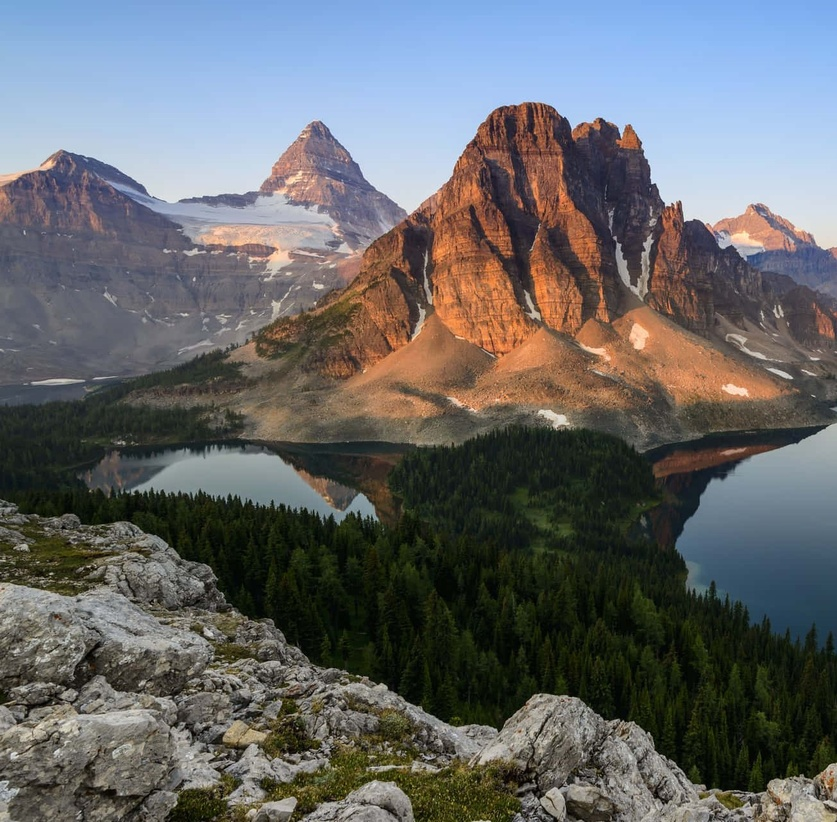
#> input picture src/task2/test_images/image2.jpg, 837 x 822 px, shrunk from 1305 x 1282 before the run, found by its file name
$ python fast.py
#> lines starting #> are read from the running program, lines starting #| are printed output that depends on the picture
import cv2
import matplotlib.pyplot as plt
import os


# [41 lines left out: functions get_incremented_filename, show_images, not called in this run]

def fast(images: list):

    assert len(images) == 2, "Error: Please provide exactly 2 images for comparison."

    # Initialize FAST detector
    fast = cv2.FastFeatureDetector_create()

    # Initiate SIFT detector and create a list to store keypoints and descriptors
    keys_n_descriptors = []
    for ind, image in enumerate(images):
        # Find the keypoints and descriptors with SIFT
        # Detect keypoints
        keypoints = fast.detect(image, None)

        keys_n_descriptors.append(keypoints)

    return keys_n_descriptors

def match_images(keys_n_descriptors: list):
    assert len(keys_n_descriptors) == 2, "Error: Please provide exactly 2 images for comparison."

    bf = cv2.BFMatcher(cv2.NORM_HAMMING, crossCheck=True)

    # Match descriptors
    # Perform matching
    descriptors = keys_n_descriptors[0][1]
    descriptors2 = keys_n_descriptors[1][1]
    matches = bf.match(descriptors, descriptors2)

    # Sort matches by distance (lower distance = better match)
    matches = sorted(matches, key=lambda x: x.distance)


    return matches

# [10 lines left out: functions draw_matches, visualize_matches, not called in this run]


if __name__ == '__main__':
    # Load images
    img1_path = os.path.join(os.getcwd(), "src/task2/test_images/image2.jpg")
    orig_image = cv2.imread(img1_path)
#> orig_image is the input picture: shape (822, 837, 3); mean B, G, R 105.1, 103.6, 101.8
    image = cv2.imread(img1_path, cv2.IMREAD_GRAYSCALE)
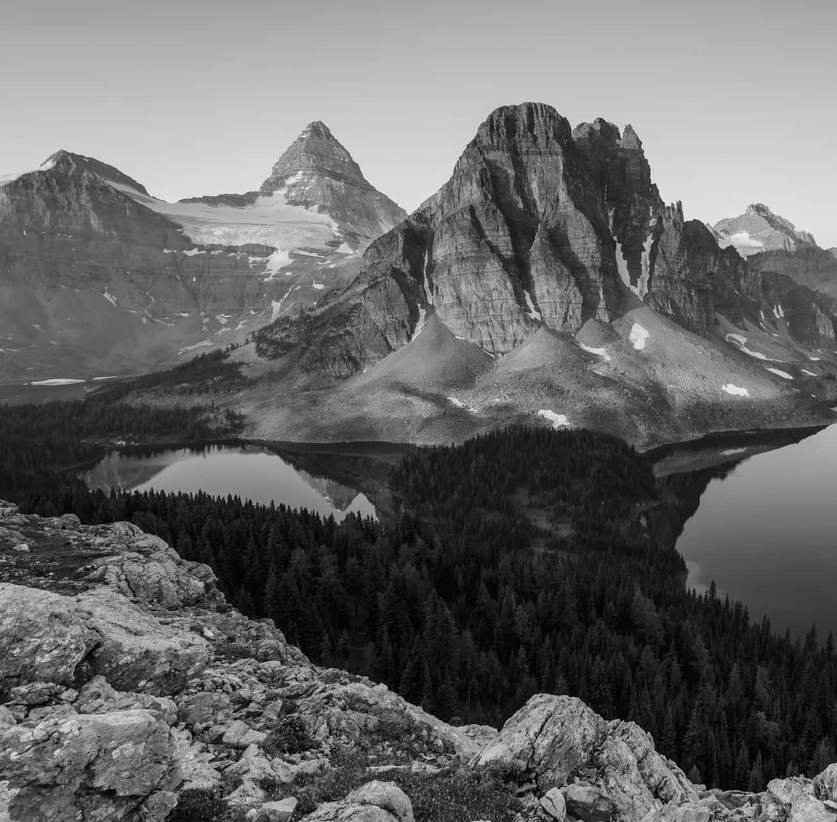
#> image: shape (822, 837); min 0, max 243, mean 103.2

    img2_path = os.path.join(os.getcwd(), "src/task2/test_images/image3.jpg")
    orig_image2 = cv2.imread(img2_path)
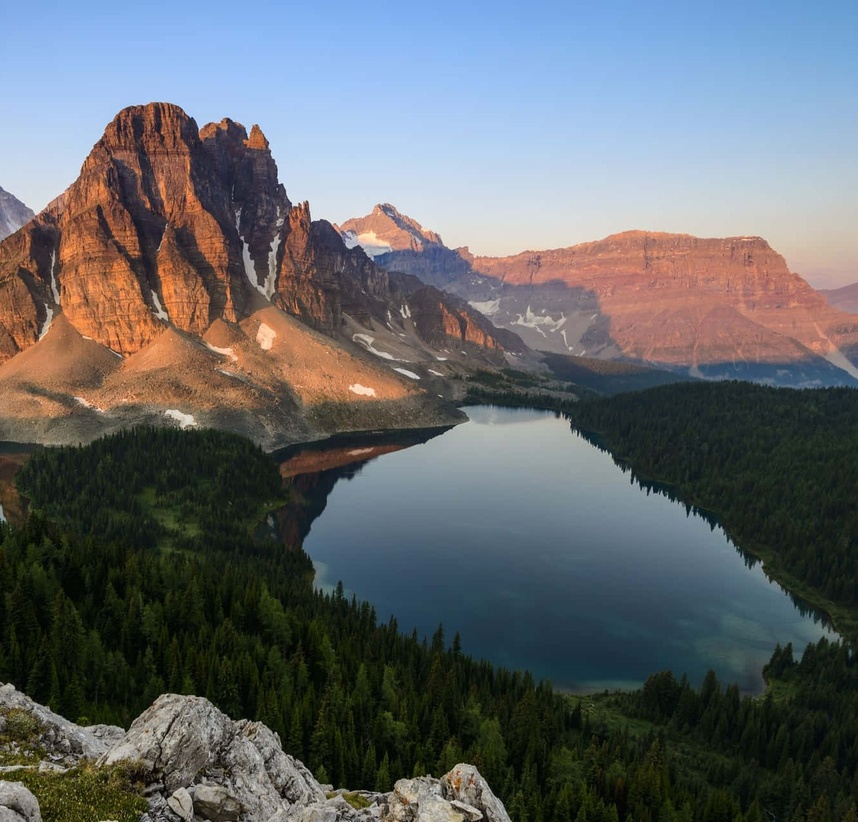
#> input picture src/task2/test_images/image3.jpg, 858 x 822 px, shrunk from 1339 x 1282 before the run, found by its file name
#> orig_image2 is the input picture: shape (822, 858, 3); mean B, G, R 106.8, 103.2, 99.1
    image2 = cv2.imread(img2_path, cv2.IMREAD_GRAYSCALE)
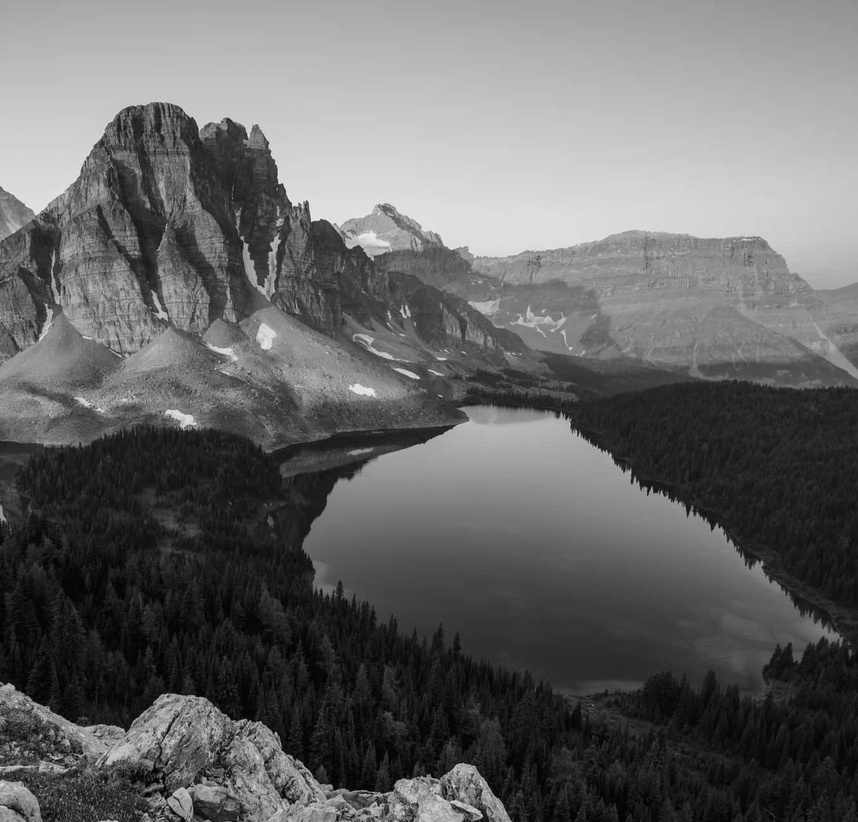
#> image2: shape (822, 858); min 0, max 244, mean 102.4

    if image is None and image2 is None:
        print("Error: Images not found or could not be loaded.")
    else:
        print("Images loaded successfully.")

    keys_n_descriptors = fast([image, image2])
#> the loop in fast, `for ind, image in enumerate(images):` made 2 passes
#> ind on passes 1 to 2: 0, 1
#> after the loop in fast, `for ind, image in enumerate(images):`: keys_n_descriptors = 2 items
#> keys_n_descriptors = 2 items
    good_matches = match_images(keys_n_descriptors)
#> in match_images, `descriptors = keys_n_descriptors[0][1]`: descriptors = keypoint at (529, 103), size 7
#> in match_images, `descriptors2 = keys_n_descriptors[1][1]`: descriptors2 = keypoint at (156, 103), size 7
#> (the run stopped early here; a loop or call above may not have finished)
